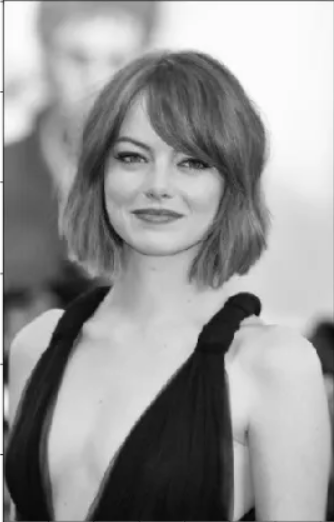
#> input picture girlImage.png, 334 x 522 px
$ python Robert.py
#> lines starting #> are read from the running program, lines starting #| are printed output that depends on the picture
import cv2
import numpy as np

def convolve(image, kernel):
    """Performs convolution operation on the image."""
    kernel_size = kernel.shape[0]
    padded_image = np.pad(image, ((kernel_size//2, kernel_size//2), (kernel_size//2, kernel_size//2)), mode='constant', constant_values=0)
    rows, cols = image.shape
    result = np.zeros((rows, cols), dtype=np.float64)

    for i in range(rows):
        for j in range(cols):
            result[i, j] = np.sum(padded_image[i:i+kernel_size, j:j+kernel_size] * kernel)

    return result

roberts_cross_v = np.array([[1, 0], [0, -1]], dtype=np.float64)
roberts_cross_h = np.array([[0, 1], [-1, 0]], dtype=np.float64)

img = cv2.imread("girlImage.png", 0).astype('float64') / 255.0
#> img: shape (522, 334) float64; min 0.0157, max 1, mean 0.592

# Convolve with Roberts Cross kernels
vertical = convolve(img, roberts_cross_v)
#> in convolve, `padded_image = np.pad(image, ((kernel_size//2, kernel_size//2), (kerne..`:
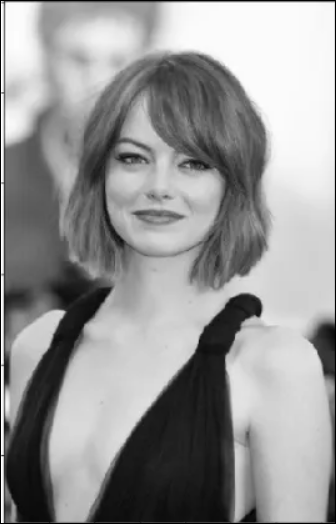
#> padded_image: shape (524, 336) float64; min 0, max 1, mean 0.586
#> after the loop in convolve, `for i in range(rows):`:
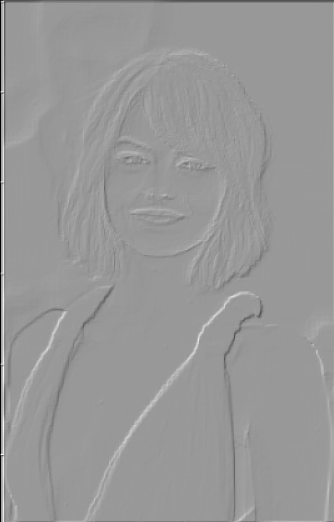
#> result: shape (522, 334) float64; min -1, max 0.671, mean -0.00238; drawn with min black and max white
horizontal = convolve(img, roberts_cross_h)
#> after the loop in convolve (call 2), `for i in range(rows):`:
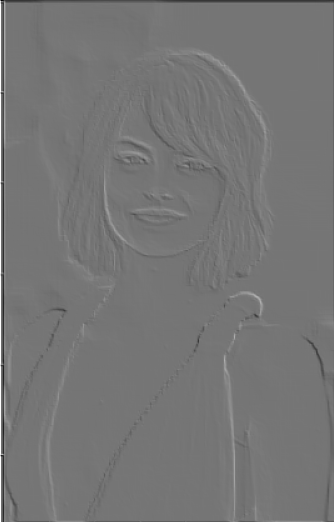
#> result: shape (522, 334) float64; min -0.859, max 1, mean 0.00107; drawn with min black and max white

# Compute gradient magnitude
edged_img = np.sqrt(np.square(horizontal) + np.square(vertical)) * 255
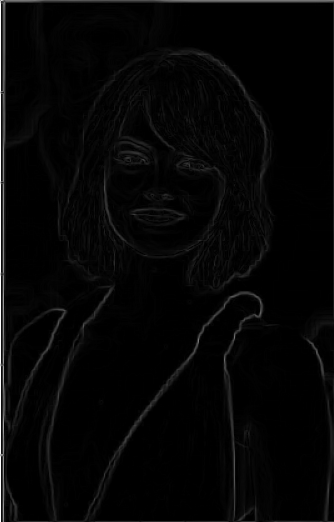
#> edged_img: shape (522, 334) float64; min 0, max 360.6, mean 8.6; drawn with min black and max white
edged_img = np.clip(edged_img, 0, 255).astype(np.uint8)

# Save the output image
cv2.imwrite("Robert_output.jpg", edged_img)
